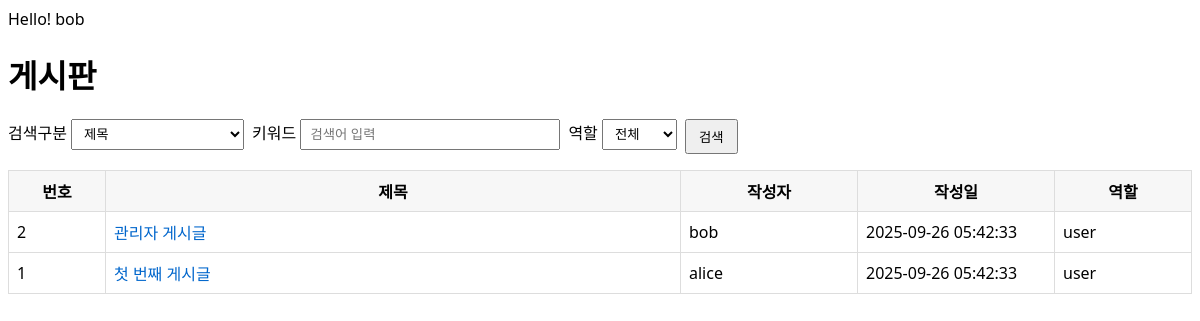
/board/board.php (signed in), run on an earlier commit of the app's database.
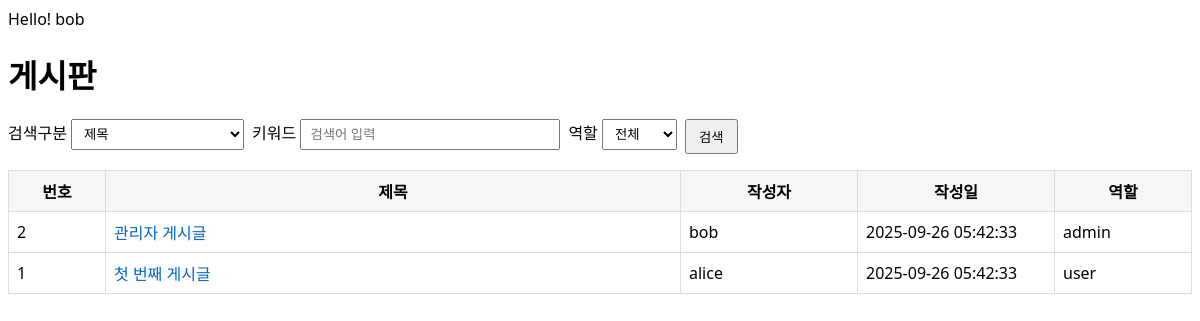
And on a later commit of the database.
### tables this page shows
CREATE TABLE posts (
    id INT AUTO_INCREMENT PRIMARY KEY,
    title VARCHAR(200) NOT NULL,
    content TEXT NOT NULL,
    user_id INT NOT NULL,
    filename VARCHAR(255),
    role ENUM('user','admin') NOT NULL DEFAULT 'user',
    created_at TIMESTAMP DEFAULT CURRENT_TIMESTAMP,
    FOREIGN KEY (user_id) REFERENCES users(id) ON DELETE CASCADE
);

CREATE TABLE users (
    id INT AUTO_INCREMENT PRIMARY KEY,
    username VARCHAR(50) NOT NULL UNIQUE,
    email VARCHAR(100) NOT NULL UNIQUE,
    password VARCHAR(255) NOT NULL,
    role ENUM('user','admin') NOT NULL DEFAULT 'user',
    created_at TIMESTAMP DEFAULT CURRENT_TIMESTAMP
);

### board/board.php (the view, shortened to what this page needs)
<?php
require '../config.php';
include '../header.php';
$q      = isset($_GET['q']) ? trim($_GET['q']) : '';
$field  = isset($_GET['field']) ? $_GET['field'] : 'title';
$role   = isset($_GET['role']) ? trim($_GET['role']) : '';
$where = [];
$whereSql = $where ? ('WHERE '.implode(' AND ', $where)) : '';
$sql = "
SELECT
    p.id,
    p.title,
    p.created_at,
    u.username AS author_name,
    COALESCE(p.role, u.role) AS role_name
FROM posts p
JOIN users u ON p.user_id = u.id
{$whereSql}
ORDER BY p.created_at DESC, p.id DESC
";
$stmt = $pdo->query($sql);
$rows = $stmt->fetchAll(PDO::FETCH_ASSOC);
$preserveQs = http_build_query([
    'q'     => $q,
    'field' => $field,
    'role'  => $role,
]);
?>
<!doctype html>
<html lang="ko">
<head>
</head>
<body>
  <h1>게시판</h1>
  <form class="search" method="get" action="">
    <label>
      검색구분
      <select name="field">
        <option value="title"   <?= $field==='title'?'selected':''; ?>>제목</option>
      </select>
    </label>
    <label>
      키워드
      <input type="text" name="q" value="<?= htmlspecialchars($q, ENT_QUOTES, 'UTF-8') ?>" placeholder="검색어 입력">
    </label>
    <label>
      역할
      <select name="role">
        <option value=""        <?= $role===''?'selected':''; ?>>전체</option>
      </select>
    </label>
    <button type="submit">검색</button>
  </form>
  <?php if (!$rows && $q !== ''): ?>
    <p class="no-results">"<?= htmlspecialchars($q, ENT_QUOTES, 'UTF-8') ?>"에 대한 검색 결과가 없습니다.</p>
  <?php elseif (!$rows): ?>
    <p class="muted">게시글이 없습니다.</p>
  <?php else: ?>
    <table>
      <thead>
        <tr>
          <th style="width:80px">번호</th>
          <th>제목</th>
          <th style="width:160px">작성자</th>
          <th style="width:180px">작성일</th>
          <th style="width:120px">역할</th>
        </tr>
      </thead>
      <tbody>
        <?php foreach ($rows as $r): ?>
          <?php
            $id = (int)$r['id'];
            $title = htmlspecialchars($r['title'], ENT_QUOTES, 'UTF-8');
            $author = htmlspecialchars($r['author_name'], ENT_QUOTES, 'UTF-8');
            $created = htmlspecialchars($r['created_at'], ENT_QUOTES, 'UTF-8');
            $roleName = htmlspecialchars($r['role_name'], ENT_QUOTES, 'UTF-8');
            $link = 'view.php?id=' . $id;
            if ($preserveQs !== '') {
                $link .= '&' . $preserveQs;
            }
          ?>
          <tr>
            <td><?= $id ?></td>
            <td><a href="<?= $link ?>"><?= $title ?></a></td>
            <td><?= $author ?></td>
            <td><?= $created ?></td>
            <td><?= $roleName ?></td>
          </tr>
        <?php endforeach; ?>
      </tbody>
    </table>
  <?php endif; ?>
</body>
</html>

### header.php
<div>
    <?php
        echo "Hello! ".$_SESSION['username'];
    ?>
</div>

### board/board.php (style rules this page uses)
body { font-family: system-ui, -apple-system, Segoe UI, Roboto, Helvetica, Arial, sans-serif; }
form.search { margin: 16px 0; display: flex; gap: 8px; flex-wrap: wrap; }
table { border-collapse: collapse; width: 100%; }
th, td { border: 1px solid #ddd; padding: 8px; }
thead th { background: #f7f7f7; }
input[type="text"] { padding: 6px 8px; width: 260px; }
select { padding: 6px 8px; }
button { padding: 6px 12px; cursor: pointer; }
a { text-decoration: none; color: #0066cc; }

What changed in the data, as far as the page shows it:
changed posts "관리자 게시글": roleName "user" → "admin"
